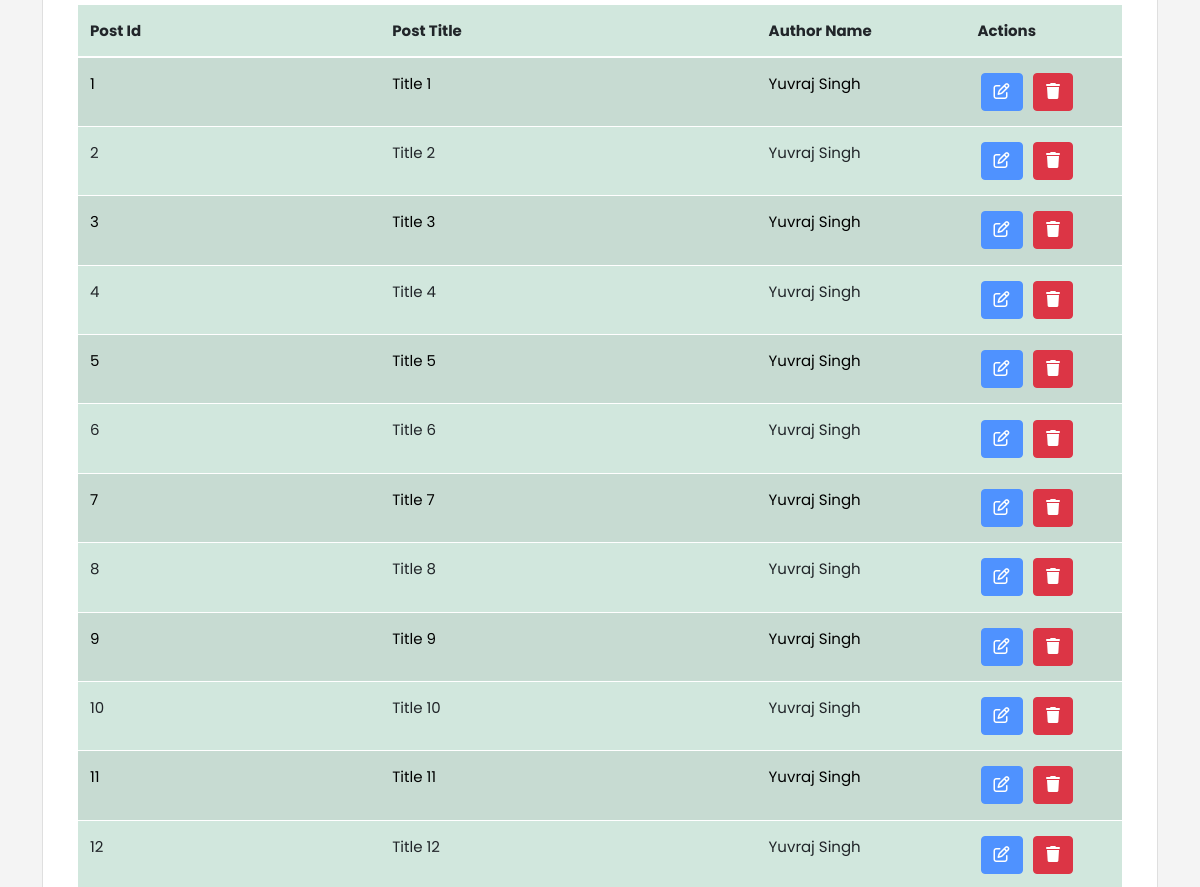
The app's page /admin (signed in, middle part), older data.
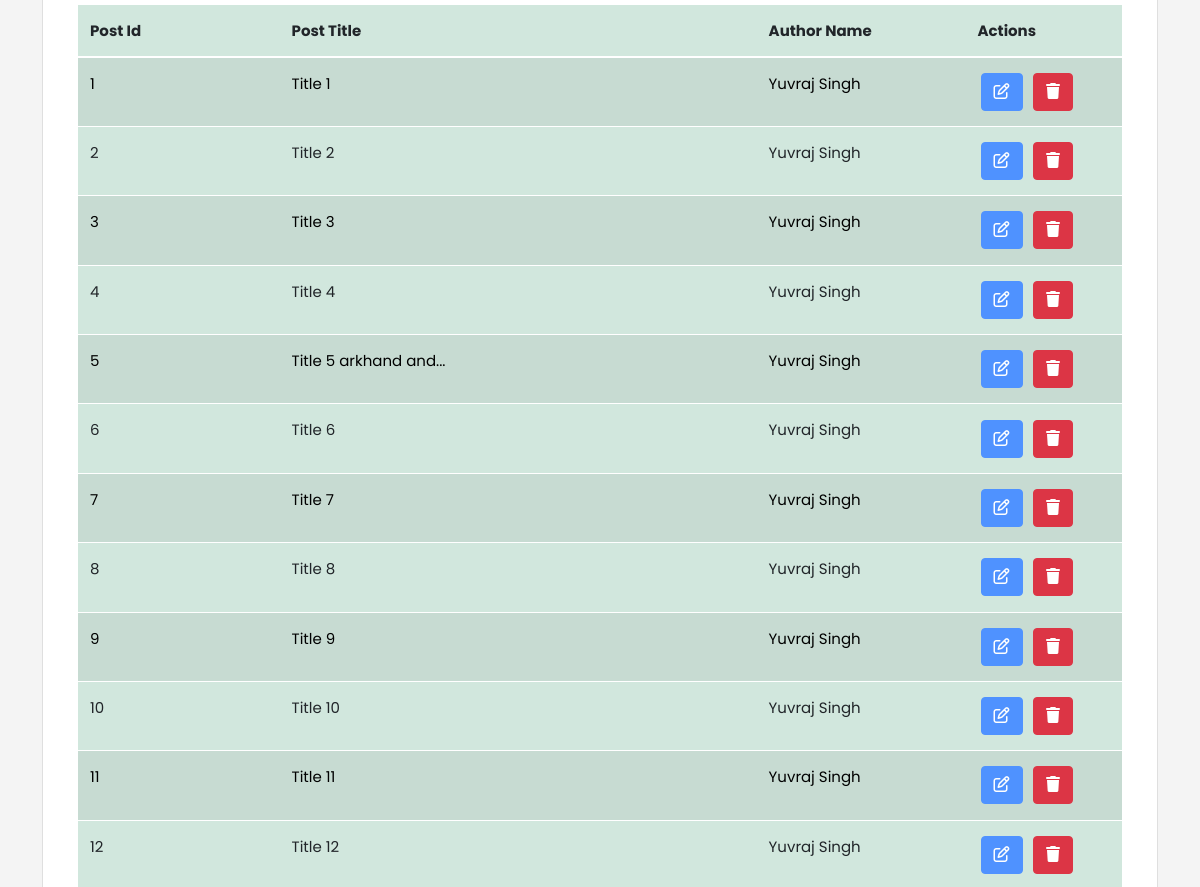
The same page, newer data.
### app.py (models this page shows)
class Posts(db.Model):
    id = db.Column(db.Integer, primary_key=True)
    title = db.Column(db.String(50), nullable=False)
    category = db.Column(db.String(50), nullable=False)
    content = db.Column(db.String(500), nullable=False)
    date_added = db.Column(db.Date, default=date.today)
    date_time = db.Column(db.DateTime, default=datetime.utcnow)
    poster_id = db.Column(db.Integer, db.ForeignKey('users.id'))
    likes=db.relationship('Likes',backref='post',passive_deletes=True)

class Users(db.Model, UserMixin):
    id = db.Column(db.Integer, primary_key=True)
    username = db.Column(db.String(20), unique=True, nullable=False)
    name = db.Column(db.String(50), nullable=False)
    email = db.Column(db.String(150), nullable=False)
    phone = db.Column(db.String(50), nullable=False)
    date_added = db.Column(db.Date, default=date.today)
    about_author = db.Column(db.String(500), nullable=False)
    security_question = db.Column(db.String(50), nullable=False)
    security_answer = db.Column(db.String(50), nullable=False)
    password_hash = db.Column(db.String(128))
    role = db.Column(db.String(10), default='User')
    posts = db.relationship('Posts', backref='poster')
    likes=db.relationship('Likes',backref='user',passive_deletes=True)
    profile_pic=db.Column(db.String(), nullable=True)

### app.py (the view)
@app.route('/admin', methods=['GET', 'POST'])
@login_required
def admin():
    id = current_user.id
    if id == 1 or current_user.role == 'Admin':
        users = Users.query.all()
        posts = Posts.query.all()
        msg = Contact.query.all()
        return render_template('admin.html', users=users, posts=posts, msg=msg)
    else:
        flash("You are not admin")
        return redirect(url_for('home'))

### app.py (called while the page is built)
@login_manager.user_loader
def load_user(user_id):
    return Users.query.get(int(user_id))

### templates/admin.html (shortened to what this page needs)
{% extends 'admin_base.html' %}
{% block content %}
<br>
<br>
<div class="card rounded-4">
    <div class="card-body rounded-4">
        <div class="container">
            <div class="row">
                <div class="col rounded-4"  style="min-width: 14.125rem;" >
                    <table class="table table-success table-striped">
                        <thead>
                            <tr>
                                <th>Post Id</th>
                                <th>Post Title</th>
                                <th style="width: 20%;">Author Name</th>
                                <th style="width: 15%;">Actions</th>
                            </tr>
                        </thead>
                        <tbody>
                            {% for post in posts %}
                                <tr>
                                    <td>{{ post.id }}</td>
                                    <td>{{ post.title|truncate(30) }}</td>
                                    <td>{{ post.poster.name }}</td>
                                    <td>
                                        <a href="{{url_for('edit_post',id=post.id)}}" class="btn btn-primary"><i class="fa-regular fa-pen-to-square"></i></a>
                                        <a onclick="return confirm('Are you sure you want to delete this post?');" href="{{url_for('delete_post',id=post.id)}}" class="btn btn-danger"><i class="fas fa-trash"></i></a>
                                    </td>
                                </tr>
                            {% endfor %}
                        </tbody>
                    </table>
                </div>
            </div>
        </div>
    </div>
</div>
<br>
    <br>
{% endblock %}

Row changes from the older to the newer data that the page shows:
changed Posts id 5: title "Title 5" → "Title 5 arkhand and..."
